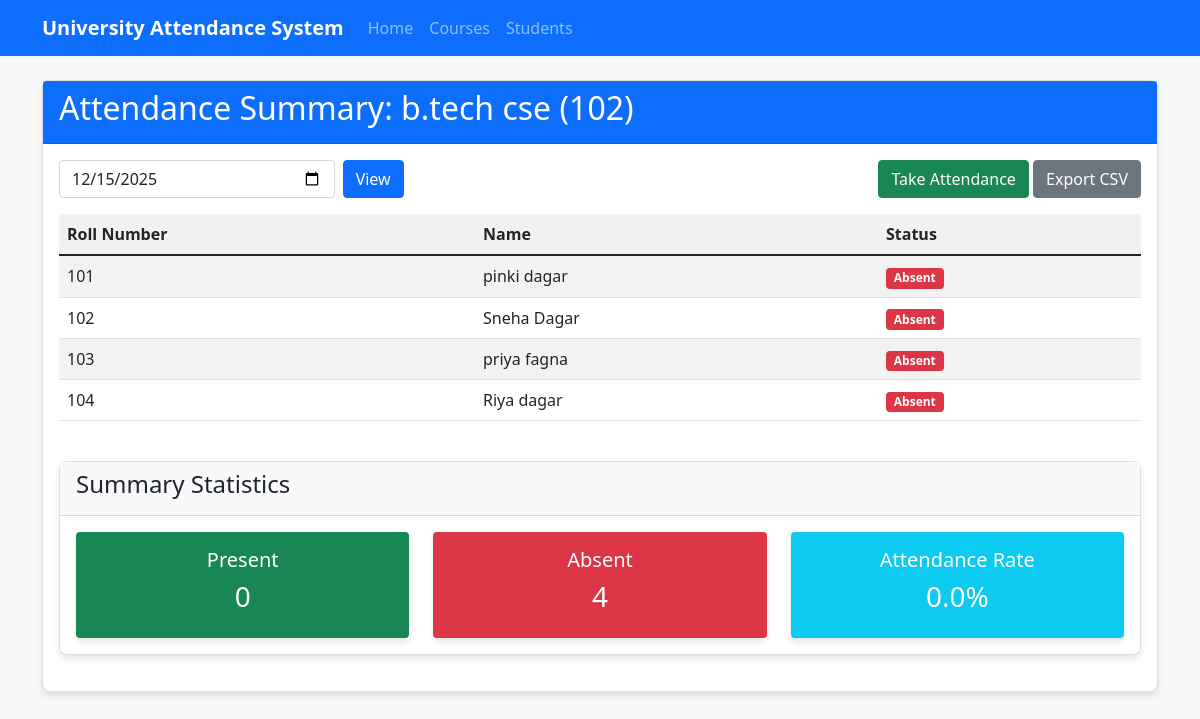
Page /attendance_summary/2 on the committed database.
### tables this page shows
CREATE TABLE courses (
        id INTEGER PRIMARY KEY AUTOINCREMENT,
        course_code TEXT NOT NULL UNIQUE,
        course_name TEXT NOT NULL
    );

CREATE TABLE students (
        id INTEGER PRIMARY KEY AUTOINCREMENT,
        student_id TEXT NOT NULL UNIQUE,
        first_name TEXT NOT NULL,
        last_name TEXT NOT NULL,
        face_encoding TEXT
    );

### attendance_system/app.py (the view)
@app.route('/attendance_summary/<int:course_id>', methods=['GET'])
def attendance_summary(course_id):
    date = request.args.get('date', datetime.now().strftime('%Y-%m-%d'))
    conn = get_db_connection()
    course = conn.execute('SELECT * FROM courses WHERE id = ?', (course_id,)).fetchone()
    attendance_data = conn.execute('''
        SELECT s.id, s.student_id as roll_number, s.first_name, s.last_name, a.status
        FROM students s
        LEFT JOIN attendance a ON s.id = a.student_id AND a.course_id = ? AND a.date = ?
        ORDER BY s.student_id
    ''', (course_id, date)).fetchall()
    conn.close()
    return render_template('attendance_summary.html',
                          course=course,
                          date=date,
                          attendance_data=attendance_data)

### attendance_system/database/db_utils.py (called while the page is built)
def get_db_connection():
    conn = sqlite3.connect('attendance.db')
    conn.row_factory = sqlite3.Row
    return conn

### attendance_system/templates/attendance_summary.html (shortened to what this page needs)
{% extends "base.html" %}
{% block content %}
<div class="card">
    <div class="card-header bg-primary text-white">
        <h2>Attendance Summary: {{ course.course_name }} ({{ course.course_code }})</h2>
    </div>
    <div class="card-body">
        <div class="row mb-3">
            <div class="col-md-4">
                <form class="d-flex" method="get">
                    <input type="date" class="form-control me-2" id="date" name="date" value="{{ date }}">
                    <button type="submit" class="btn btn-primary">View</button>
                </form>
            </div>
            <div class="col-md-8 text-end">
                <a href="/take_attendance/{{ course.id }}" class="btn btn-success">Take Attendance</a>
                <button id="exportBtn" class="btn btn-secondary">Export CSV</button>
            </div>
        </div>
        <div class="table-responsive">
            <table class="table table-striped" id="summaryTable">
                <thead>
                    <tr>
                        <th>Roll Number</th>
                        <th>Name</th>
                        <th>Status</th>
                    </tr>
                </thead>
                <tbody>
                    {% for record in attendance_data %}
                    <tr>
                        <td>{{ record.roll_number }}</td>
                        <td>{{ record.first_name }} {{ record.last_name }}</td>
                        <td>
                            {% if record.status == 'present' %}
                            <span class="badge bg-success">Present</span>
                            {% elif record.status %}
                            <span class="badge bg-warning">{{ record.status }}</span>
                            {% else %}
                            <span class="badge bg-danger">Absent</span>
                            {% endif %}
                        </td>
                    </tr>
                    {% else %}
                    <tr>
                        <td colspan="3" class="text-center">No attendance records found for this date.</td>
                    </tr>
                    {% endfor %}
                </tbody>
            </table>
        </div>
        <div class="card mt-4">
            <div class="card-header bg-light">
                <h4>Summary Statistics</h4>
            </div>
            <div class="card-body">
                <div class="row">
                    <div class="col-md-4">
                        <div class="stats-card bg-success text-white p-3 rounded">
                            <h5>Present</h5>
                            <h3 id="presentCount">{{ attendance_data|selectattr('status', 'equalto', 'present')|list|length }}</h3>
                        </div>
                    </div>
                    <div class="col-md-4">
                        <div class="stats-card bg-danger text-white p-3 rounded">
                            <h5>Absent</h5>
                            <h3 id="absentCount">{{ attendance_data|selectattr('status', 'none')|list|length }}</h3>
                        </div>
                    </div>
                    <div class="col-md-4">
                        <div class="stats-card bg-info text-white p-3 rounded">
                            <h5>Attendance Rate</h5>
                            <h3 id="attendanceRate">
                                {% set present_count = attendance_data|selectattr('status', 'equalto', 'present')|list|length %}
                                {% set total_count = attendance_data|length %}
                                {% if total_count > 0 %}
                                    {{ (present_count / total_count * 100)|round(1) }}%
                                {% else %}
                                    0%
                                {% endif %}
                            </h3>
                        </div>
                    </div>
                </div>
            </div>
        </div>
    </div>
</div>
{% endblock %}

### attendance_system/static/css/styles.css (style rules this page uses)
body { background-color: #f8f9fa; }
.card { border-radius: 8px; box-shadow: 0 4px 6px rgba(0, 0, 0, 0.1); margin-bottom: 20px; }
.card-header { border-radius: 8px 8px 0 0; }
.stats-card { text-align: center; border-radius: 8px; box-shadow: 0 4px 6px rgba(0, 0, 0, 0.1); transition: transform 0.3s; }
.table { background-color: white; }
.table th { background-color: #f1f1f1; }
.btn { border-radius: 4px; }

### rows in the picture
courses: course_name "b.tech cse", course_code "102"
students: roll_number "101", first_name "pinki", last_name "dagar"
students: roll_number "102", first_name "Sneha", last_name "Dagar"
students: roll_number "103", first_name "priya", last_name "fagna"
students: roll_number "104", first_name "Riya", last_name "dagar"

### other values in the picture
{{ attendance_data|selectattr('status', 'equalto', 'present')|list|length }} "0"
{{ attendance_data|selectattr('status', 'none')|list|length }} "4"
{{ (present_count / total_count * 100)|round(1) }} "0.0"
